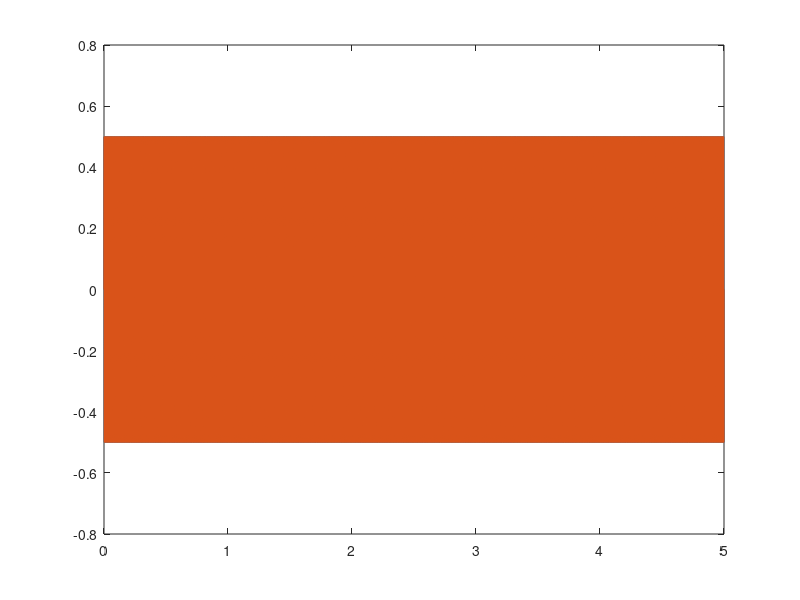

MATLAB code to generate this figure:
fs = 44100;
t = 0 : 1/fs : 5;
f1 = 300;
f2 = 310;
A = .5;
w = 0 * pi/180; % graus
y1 = A * sin(2 * pi * f1 * t + w );
y2 = A * sin(2 * pi * f2 * t + w );
y=[y1;y2];

plot(t,y)
sound( y, fs, 16 );

%Ao aproximar as frequências o eco que há no som vai diminuindo, de forma 
%que  quandos as frequências são iguais, não há mais eco.
%Dois sons diferentes ao mesmo tempo
